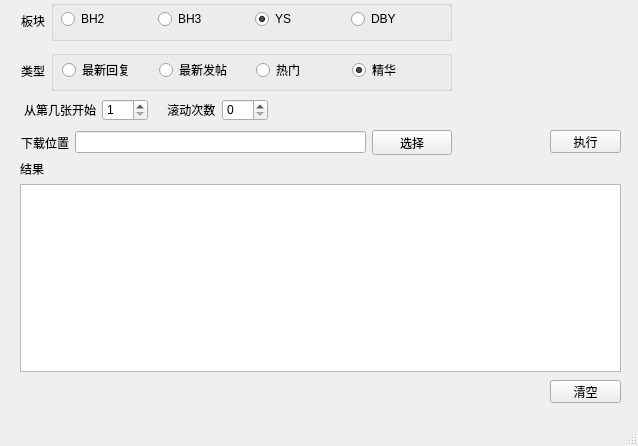
<?xml version="1.0" encoding="UTF-8"?>
<ui version="4.0">
 <class>MainWindow</class>
 <widget class="QMainWindow" name="MainWindow">
  <property name="geometry">
   <rect>
    <x>0</x>
    <y>0</y>
    <width>638</width>
    <height>446</height>
   </rect>
  </property>
  <property name="windowTitle">
   <string>图片爬取</string>
  </property>
  <property name="animated">
   <bool>true</bool>
  </property>
  <widget class="QWidget" name="centralwidget">
   <widget class="QPushButton" name="clearBtn">
    <property name="geometry">
     <rect>
      <x>550</x>
      <y>380</y>
      <width>71</width>
      <height>23</height>
     </rect>
    </property>
    <property name="text">
     <string>清空</string>
    </property>
   </widget>
   <widget class="QPushButton" name="pushButton">
    <property name="geometry">
     <rect>
      <x>550</x>
      <y>130</y>
      <width>71</width>
      <height>23</height>
     </rect>
    </property>
    <property name="text">
     <string>执行</string>
    </property>
   </widget>
   <widget class="QWidget" name="">
    <property name="geometry">
     <rect>
      <x>24</x>
      <y>99</y>
      <width>244</width>
      <height>22</height>
     </rect>
    </property>
    <layout class="QGridLayout" name="gridLayout_3">
     <item row="0" column="0">
      <widget class="QLabel" name="label_5">
       <property name="text">
        <string>从第几张开始</string>
       </property>
      </widget>
     </item>
     <item row="0" column="1">
      <widget class="QSpinBox" name="startSpinBox">
       <property name="minimum">
        <number>1</number>
       </property>
      </widget>
     </item>
     <item row="0" column="2">
      <widget class="QLabel" name="label_3">
       <property name="text">
        <string>    滚动次数</string>
       </property>
      </widget>
     </item>
     <item row="0" column="3">
      <widget class="QSpinBox" name="countSpinBox"/>
     </item>
    </layout>
   </widget>
   <widget class="QWidget" name="">
    <property name="geometry">
     <rect>
      <x>20</x>
      <y>160</y>
      <width>601</width>
      <height>212</height>
     </rect>
    </property>
    <layout class="QGridLayout" name="gridLayout_4">
     <item row="0" column="0">
      <widget class="QLabel" name="label_4">
       <property name="text">
        <string>结果</string>
       </property>
      </widget>
     </item>
     <item row="1" column="0">
      <widget class="QTextEdit" name="textEdit">
       <property name="readOnly">
        <bool>true</bool>
       </property>
       <property name="html">
        <string>&lt;!DOCTYPE HTML PUBLIC &quot;-//W3C//DTD HTML 4.0//EN&quot; &quot;http://www.w3.org/TR/REC-html40/strict.dtd&quot;&gt;
&lt;html&gt;&lt;head&gt;&lt;meta name=&quot;qrichtext&quot; content=&quot;1&quot; /&gt;&lt;style type=&quot;text/css&quot;&gt;
p, li { white-space: pre-wrap; }
&lt;/style&gt;&lt;/head&gt;&lt;body style=&quot; font-family:'SimSun'; font-size:9pt; font-weight:400; font-style:normal;&quot;&gt;
&lt;p style=&quot;-qt-paragraph-type:empty; margin-top:0px; margin-bottom:0px; margin-left:0px; margin-right:0px; -qt-block-indent:0; text-indent:0px;&quot;&gt;&lt;br /&gt;&lt;/p&gt;&lt;/body&gt;&lt;/html&gt;</string>
       </property>
       <property name="placeholderText">
        <string/>
       </property>
      </widget>
     </item>
    </layout>
   </widget>
   <widget class="QWidget" name="">
    <property name="geometry">
     <rect>
      <x>21</x>
      <y>0</y>
      <width>431</width>
      <height>41</height>
     </rect>
    </property>
    <layout class="QGridLayout" name="gridLayout_5">
     <item row="0" column="0">
      <widget class="QLabel" name="label">
       <property name="maximumSize">
        <size>
         <width>24</width>
         <height>16777215</height>
        </size>
       </property>
       <property name="text">
        <string>板块</string>
       </property>
      </widget>
     </item>
     <item row="0" column="1">
      <widget class="QGroupBox" name="groupBox">
       <property name="title">
        <string/>
       </property>
       <widget class="QWidget" name="">
        <property name="geometry">
         <rect>
          <x>10</x>
          <y>10</y>
          <width>381</width>
          <height>18</height>
         </rect>
        </property>
        <layout class="QGridLayout" name="gridLayout">
         <item row="0" column="2">
          <widget class="QRadioButton" name="plateBtn3">
           <property name="text">
            <string>YS</string>
           </property>
           <property name="checked">
            <bool>true</bool>
           </property>
          </widget>
         </item>
         <item row="0" column="1">
          <widget class="QRadioButton" name="plateBtn2">
           <property name="text">
            <string>BH3</string>
           </property>
          </widget>
         </item>
         <item row="0" column="3">
          <widget class="QRadioButton" name="plateBtn4">
           <property name="text">
            <string>DBY</string>
           </property>
          </widget>
         </item>
         <item row="0" column="0">
          <widget class="QRadioButton" name="plateBtn1">
           <property name="text">
            <string>BH2</string>
           </property>
          </widget>
         </item>
        </layout>
       </widget>
      </widget>
     </item>
    </layout>
   </widget>
   <widget class="QWidget" name="">
    <property name="geometry">
     <rect>
      <x>21</x>
      <y>50</y>
      <width>431</width>
      <height>41</height>
     </rect>
    </property>
    <layout class="QGridLayout" name="gridLayout_6">
     <item row="0" column="0">
      <widget class="QLabel" name="label_2">
       <property name="maximumSize">
        <size>
         <width>24</width>
         <height>16777215</height>
        </size>
       </property>
       <property name="text">
        <string>类型</string>
       </property>
      </widget>
     </item>
     <item row="0" column="1">
      <widget class="QGroupBox" name="groupBox_2">
       <property name="title">
        <string/>
       </property>
       <widget class="QWidget" name="">
        <property name="geometry">
         <rect>
          <x>11</x>
          <y>11</y>
          <width>381</width>
          <height>18</height>
         </rect>
        </property>
        <layout class="QGridLayout" name="gridLayout_2">
         <item row="0" column="0">
          <widget class="QRadioButton" name="typeBtn1">
           <property name="text">
            <string>最新回复</string>
           </property>
           <property name="checked">
            <bool>false</bool>
           </property>
          </widget>
         </item>
         <item row="0" column="1">
          <widget class="QRadioButton" name="typeBtn2">
           <property name="text">
            <string>最新发帖</string>
           </property>
          </widget>
         </item>
         <item row="0" column="2">
          <widget class="QRadioButton" name="typeBtn3">
           <property name="text">
            <string>热门</string>
           </property>
          </widget>
         </item>
         <item row="0" column="3">
          <widget class="QRadioButton" name="typeBtn4">
           <property name="text">
            <string>精华</string>
           </property>
           <property name="checked">
            <bool>true</bool>
           </property>
          </widget>
         </item>
        </layout>
       </widget>
      </widget>
     </item>
    </layout>
   </widget>
   <widget class="QWidget" name="">
    <property name="geometry">
     <rect>
      <x>21</x>
      <y>130</y>
      <width>431</width>
      <height>25</height>
     </rect>
    </property>
    <layout class="QGridLayout" name="gridLayout_7">
     <item row="0" column="1">
      <widget class="QLineEdit" name="saveEditText">
       <property name="text">
        <string/>
       </property>
      </widget>
     </item>
     <item row="0" column="0">
      <widget class="QLabel" name="label_6">
       <property name="text">
        <string>下载位置</string>
       </property>
      </widget>
     </item>
     <item row="0" column="2">
      <widget class="QPushButton" name="chooseFileBtn">
       <property name="text">
        <string>选择</string>
       </property>
      </widget>
     </item>
    </layout>
   </widget>
  </widget>
  <widget class="QStatusBar" name="statusbar"/>
 </widget>
 <resources/>
 <connections/>
</ui>
